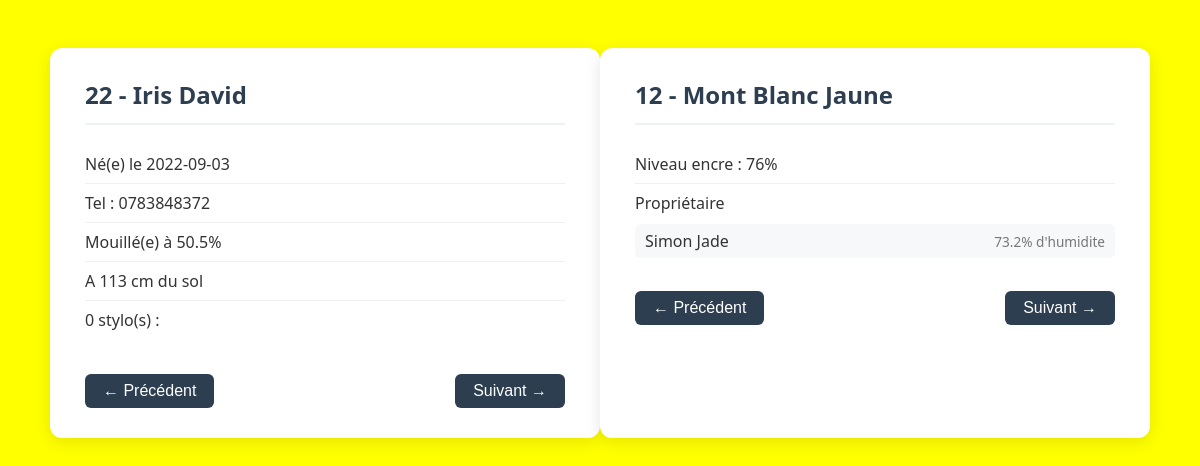
/php/index.php, run on the app's committed database.
### tables this page shows
CREATE TABLE Enfants (
    id INT AUTO_INCREMENT PRIMARY KEY,
    nom VARCHAR(50) NOT NULL,
    prenom VARCHAR(50) NOT NULL,
    num_tel VARCHAR(30),
    date_naissance DATE NOT NULL,
    distance_au_sol INT DEFAULT 50,
    taux_humidite FLOAT DEFAULT 0.7
);

CREATE TABLE Stylos (
    id INT AUTO_INCREMENT PRIMARY KEY,
    couleur VARCHAR(30) NOT NULL,
    marque VARCHAR(50) NOT NULL,
    niveau_encre INT DEFAULT 100,
    fonctionne BOOLEAN DEFAULT TRUE,
    id_enfant INT
);

### php/model/DAO.php (called while the page is built, shortened)
<?php
class DAO {
	public function __construct() {
		try {
			$this->pdo = new PDO('mysql:host=127.0.0.1;dbname=lesenfantsmouillesdustylo', 'bthouverez', '321654');
		} catch(Exception $e) {
			die('ERROR : '.$e->getMessage() );
		}
	}
}

### php/model/EnfantDAO.php (called while the page is built, shortened)
<?php
require_once('DAO.php');
require_once('Enfant.php');
require_once('Stylo.php');
class EnfantDAO extends DAO {
	public function hydrate(array $tabFromFetch) : Enfant {
		$e = new Enfant;
		$e->id = $tabFromFetch['id'];
		$e->nom = $tabFromFetch['nom'];
		$e->prenom = $tabFromFetch['prenom'];
		$e->num_tel = $tabFromFetch['num_tel'];
		$e->taux_humidite = $tabFromFetch['taux_humidite'];
		$e->date_naissance = $tabFromFetch['date_naissance'];
		$e->distance_au_sol = $tabFromFetch['distance_au_sol'];
		return $e;
	}
	public function getById(int $id) : Enfant {
		$sql = "SELECT e.id, nom, prenom, num_tel, date_naissance, distance_au_sol, taux_humidite, couleur, marque, niveau_encre, fonctionne
 FROM Enfants e LEFT JOIN Stylos s ON s.id_enfant = e.id WHERE e.id =  ?";
		$stmt = $this->pdo->prepare($sql);
		$stmt->execute([$id]);
		$tabEnfants = $stmt->fetchAll();
		$enfant = new Enfant();
		if($tabEnfants) {
			$enfant = $this->hydrate($tabEnfants[0]);
		}
		return $enfant;
	}
}

### php/model/Enfant.php (called while the page is built, shortened)
<?php
class Enfant {
	private int    $id;
	private string $date_naissance;
	private ?string $num_tel;
	private string $nom;
	private string $prenom;
	private float  $taux_humidite;
	private int    $distance_au_sol;
	private array  $trousse;
	public function __construct() {
		$this->id = -1;
		$this->date_naissance = '';
		$this->num_tel = '';
		$this->nom = '';
		$this->prenom = '';
		$this->taux_humidite = 0;
		$this->distance_au_sol = 0;
		$this->trousse = [];
	}
	public function __get($attr) {
		switch($attr) {
			case 'id': 				return $this->id; 				break;
			case 'date_naissance': 		return $this->date_naissance; 		break;
			case 'num_tel': 			return $this->num_tel; 			break;
			case 'nom': 			return $this->nom; 				break;
			case 'prenom': 			return $this->prenom; 			break;
			case 'taux_humidite': 	return $this->taux_humidite; 	break;
			case 'distance_au_sol': 	return $this->distance_au_sol; 	break;
			case 'trousse': 		return $this->trousse; 			break;
		}
	}
	public function __set($attr, $val) {
		switch($attr) {
			case 'id': 				$this->id = $val; 			break;
			case 'date_naissance': 		$this->date_naissance = $val; 	break;
			case 'num_tel': 			$this->num_tel = $val; 		break;
			case 'nom': 			$this->nom = $val; 			break;
			case 'prenom': 			$this->prenom = $val; 		break;
			case 'taux_humidite': 	$this->taux_humidite = $val; break;
			case 'distance_au_sol': 	$this->distance_au_sol = $val;break;
		}
	}
}

### php/model/StyloDAO.php (called while the page is built, shortened)
<?php
require_once 'DAO.php';
require_once 'Stylo.php';
class StyloDAO extends DAO {
	public function getById(int $id) : Stylo {
		$sql = "SELECT * FROM Stylos s
		LEFT JOIN Enfants e ON s.id_enfant = e.id WHERE s.id = ?";
		$stmt = $this->pdo->prepare($sql);
		$stmt->execute([$id]);
		$tabStylo = $stmt->fetch();
		$stylo = new Stylo();
		if($tabStylo) {
			$stylo->id = $tabStylo[0];
			$stylo->marque = $tabStylo['marque'];
			$stylo->couleur = $tabStylo['couleur'];
			$stylo->fonctionne = $tabStylo['fonctionne'];
			$stylo->niveau_encre = $tabStylo['niveau_encre'];
			if(isset($tabStylo['nom'])) {
				$enfant = new Enfant;
				$enfant->id = $tabStylo['id'];
				$enfant->nom = $tabStylo['nom'];
				$enfant->prenom = $tabStylo['prenom'];
				$enfant->num_tel = $tabStylo['num_tel'];
				$enfant->date_naissance = $tabStylo['date_naissance'];
				$enfant->distance_au_sol = $tabStylo['distance_au_sol'];
				$enfant->taux_humidite = $tabStylo['taux_humidite'];
				$stylo->enfant = $enfant;
			} else {
				$stylo->enfant = null;
			}
		}
		return $stylo;
	}
}

### php/model/Stylo.php (called while the page is built, shortened)
<?php
class Stylo {
	private int    $id;
	private string $couleur;
	private string $marque;
	private int    $niveau_encre;
	private ?Enfant $enfant;
	public function __construct() {
		$this->id = -1;
		$this->couleur = '';
		$this->marque = '';
		$this->niveau_encre = 0;
		$this->enfant = new Enfant();
	}
	public function __get($attr) {
		switch($attr) {
			case 'id': 				return $this->id; 				break;
			case 'couleur': 		return $this->couleur; 			break;
			case 'marque': 			return $this->marque; 			break;
			case 'niveau_encre': 	return $this->niveau_encre; 	break;
			case 'enfant': 			return $this->enfant; 			break;
		}
	}
	public function __set($attr, $val) {
		switch($attr) {
			case 'id': 				$this->id = $val; 			break;
			case 'couleur': 		$this->couleur = $val; 		break;
			case 'marque': 			$this->marque = $val; 		break;
			case 'fonctionne': 		$this->fonctionne = $val; 	break;
			case 'niveau_encre': 	$this->niveau_encre = $val;	break;
			case 'enfant': 			$this->enfant = $val;		break;
		}
	}
}

### php/view/unStylo.php (the view, shortened to what this page needs)
<!DOCTYPE html>
<html>
<head>
</head>
<body>
	<section class="cardStylo">
		<?php if($stylo->id > 0) { ?>
		<h1><?= $stylo->id ?> - <?= $stylo->marque ?> <?= $stylo->couleur ?></h1>
		<ul class="infos">
			<li>Niveau encre : <?= $stylo->niveau_encre ?>%</li>
			<li>Propriétaire
				<ul class="proprietaire">
					<li class="stylo">
						<?php if($stylo->enfant) { ?>
							<?= $stylo->enfant->nom ?> <?= $stylo->enfant->prenom ?>
							<span class="niveau"><?= $stylo->enfant->taux_humidite * 100 ?>% d'humidite</span>
						<?php } else { ?>
							Inconnu
						<?php } ?>
					</li>
				</ul>
			</li>
		</ul>
		<div class="nav">
			<a href="?stylo=<?= $stylo->id-1 ?>"><button>&larr; Précédent</button></a>
			<a href="?stylo=<?= $stylo->id+1 ?>"><button>Suivant &rarr;</button></a>
		</div>
	<?php } else { ?>
		<p class="empty">Aucun stylo trouvé.</p>
	<?php } ?>
	</section>
</body>
</html>

### php/view/unEnfant.php (shortened to what this page needs)
<!DOCTYPE html>
<html>
<head>
</head>
<body>
	<section class="cardEnfant">
		<?php if($enfant->id > 0) { ?>
		<h1><?= $enfant->id ?> - <?= $enfant->prenom ?> <?= $enfant->nom ?></h1>
		<ul class="infos">
			<li>Né(e) le <?= $enfant->date_naissance ?></li>
			<li>Tel : <?= $enfant->num_tel ?></li>
			<li>Mouillé(e) à <?= $enfant->taux_humidite*100 ?>%</li>
			<li>A <?= $enfant->distance_au_sol ?> cm du sol</li>
			<li><?= count($enfant->trousse) ?> stylo(s) :
			</li>
		</ul>
		<div class="nav">
			<a href="?enfant=<?= $enfant->id-1 ?>"><button>&larr; Précédent</button></a>
			<a href="?enfant=<?= $enfant->id+1 ?>"><button>Suivant &rarr;</button></a>
		</div>
	<?php } else { ?>
		<p class="empty">Aucun enfant trouvé.</p>
	<?php } ?>
	</section>
</body>
</html>

### php/view/unEnfant.php (style rules this page uses)
* { box-sizing: border-box; }
body { background: orange; font-family: "Segoe UI", Arial, sans-serif; color: #333; display: flex; justify-content: center; padding: 40px 20px; }
.cardEnfant { background: #fff; padding: 30px 35px; border-radius: 12px; box-shadow: 0 4px 16px rgba(0, 0, 0, 0.1); width: 550px; max-width: 100%; }
.cardEnfant h1 { margin: 0 0 20px; font-size: 1.5em; color: #2c3e50; border-bottom: 2px solid #eef1f5; padding-bottom: 12px; }
.infos { list-style: none; padding: 0; margin: 0 0 20px; }
.infos > li { padding: 8px 0; border-bottom: 1px solid #f0f0f0; }
.infos > li:last-child { border-bottom: none; }
.stylo { display: flex; align-items: center; gap: 10px; padding: 6px 10px; background: #f7f8fa; border-radius: 6px; }
.stylo .niveau { margin-left: auto; font-size: 0.85em; color: #777; }
.nav { display: flex; justify-content: space-between; margin-top: 25px; }
.nav a { text-decoration: none; }
.nav button { padding: 8px 18px; border: none; border-radius: 6px; background: #2c3e50; color: #fff; font-size: 1em; cursor: pointer; }

### data on the page
enfants: id "22", prenom "Iris", nom "David", date_naissance "2022-09-03", num_tel "0783848372", $enfant->taux_humidite*100 "50.5", distance_au_sol "113"
stylos: id "12", marque "Mont Blanc", couleur "Jaune", niveau_encre "76", id_enfant.nom "Simon", id_enfant.prenom "Jade", $stylo->enfant->taux_humidite*100 "73.2"

### other printed values
count($enfant->trousse) "0"
